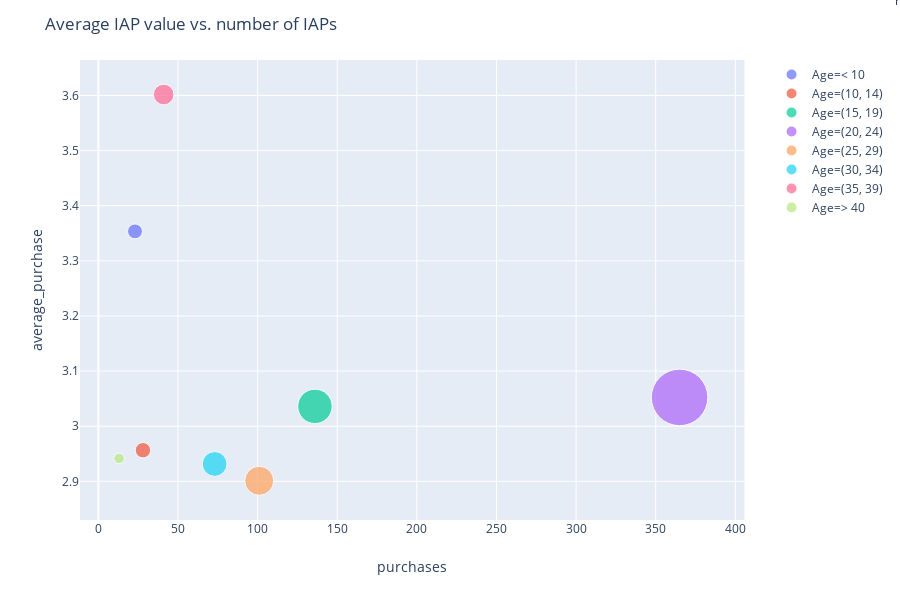

Notebook cell for this chart:
### Markdown cell above
The players who make the most of IAPs are between 20-24 years old. However, IAPs made by people between 35 and 39 years old are in average more profitable:

### Code cell
fig = px.scatter(purchases_age, 
                 y="average_purchase", 
                 x="purchases", 
                 size="value_purchases",
                 #text= "Age",
                 color="Age",
                 hover_name="Age", 
                 size_max=40)

fig.add_annotation(
            x=200,
            y=3.3,
            text="hi")

fig.update_layout(
    title_text = 'Average IAP value vs. number of IAPs')


fig.show()

### Figure 1 — Plotly figure (JSON) as saved in the notebook; plotly's stock layout.template omitted (floating-point values rounded to 4 significant figures)
{"data": [{"hoverlabel": {"namelength": 0}, "hovertemplate": "<b>%{hovertext}</b><br><br>Age=< 10<br>purchases=%{x}<br>average_purchase=%{y}<br>value_purchases=%{marker.size}", "hovertext": ["< 10"], "legendgroup": "Age=< 10", "marker": {"color": "#636efa", "size": [77.13], "sizemode": "area", "sizeref": 0.6963, "symbol": "circle"}, "mode": "markers", "name": "Age=< 10", "showlegend": true, "type": "scatter", "x": [23], "xaxis": "x", "y": [3.353], "yaxis": "y"}, {"hoverlabel": {"namelength": 0}, "hovertemplate": "<b>%{hovertext}</b><br><br>Age=(10, 14)<br>purchases=%{x}<br>average_purchase=%{y}<br>value_purchases=%{marker.size}", "hovertext": [[10, 14]], "legendgroup": "Age=(10, 14)", "marker": {"color": "#EF553B", "size": [82.78], "sizemode": "area", "sizeref": 0.6963, "symbol": "circle"}, "mode": "markers", "name": "Age=(10, 14)", "showlegend": true, "type": "scatter", "x": [28], "xaxis": "x", "y": [2.956], "yaxis": "y"}, {"hoverlabel": {"namelength": 0}, "hovertemplate": "<b>%{hovertext}</b><br><br>Age=(15, 19)<br>purchases=%{x}<br>average_purchase=%{y}<br>value_purchases=%{marker.size}", "hovertext": [[15, 19]], "legendgroup": "Age=(15, 19)", "marker": {"color": "#00cc96", "size": [412.9], "sizemode": "area", "sizeref": 0.6963, "symbol": "circle"}, "mode": "markers", "name": "Age=(15, 19)", "showlegend": true, "type": "scatter", "x": [136], "xaxis": "x", "y": [3.036], "yaxis": "y"}, {"hoverlabel": {"namelength": 0}, "hovertemplate": "<b>%{hovertext}</b><br><br>Age=(20, 24)<br>purchases=%{x}<br>average_purchase=%{y}<br>value_purchases=%{marker.size}", "hovertext": [[20, 24]], "legendgroup": "Age=(20, 24)", "marker": {"color": "#ab63fa", "size": [1114.0], "sizemode": "area", "sizeref": 0.6963, "symbol": "circle"}, "mode": "markers", "name": "Age=(20, 24)", "showlegend": true, "type": "scatter", "x": [365], "xaxis": "x", "y": [3.052], "yaxis": "y"}, {"hoverlabel": {"namelength": 0}, "hovertemplate": "<b>%{hovertext}</b><br><br>Age=(25, 29)<br>purchases=%{x}<br>average_purchase=%{y}<br>value_purchases=%{marker.size}", "hovertext": [[25, 29]], "legendgroup": "Age=(25, 29)", "marker": {"color": "#FFA15A", "size": [293.0], "sizemode": "area", "sizeref": 0.6963, "symbol": "circle"}, "mode": "markers", "name": "Age=(25, 29)", "showlegend": true, "type": "scatter", "x": [101], "xaxis": "x", "y": [2.901], "yaxis": "y"}, {"hoverlabel": {"namelength": 0}, "hovertemplate": "<b>%{hovertext}</b><br><br>Age=(30, 34)<br>purchases=%{x}<br>average_purchase=%{y}<br>value_purchases=%{marker.size}", "hovertext": [[30, 34]], "legendgroup": "Age=(30, 34)", "marker": {"color": "#19d3f3", "size": [214], "sizemode": "area", "sizeref": 0.6963, "symbol": "circle"}, "mode": "markers", "name": "Age=(30, 34)", "showlegend": true, "type": "scatter", "x": [73], "xaxis": "x", "y": [2.932], "yaxis": "y"}, {"hoverlabel": {"namelength": 0}, "hovertemplate": "<b>%{hovertext}</b><br><br>Age=(35, 39)<br>purchases=%{x}<br>average_purchase=%{y}<br>value_purchases=%{marker.size}", "hovertext": [[35, 39]], "legendgroup": "Age=(35, 39)", "marker": {"color": "#FF6692", "size": [147.7], "sizemode": "area", "sizeref": 0.6963, "symbol": "circle"}, "mode": "markers", "name": "Age=(35, 39)", "showlegend": true, "type": "scatter", "x": [41], "xaxis": "x", "y": [3.602], "yaxis": "y"}, {"hoverlabel": {"namelength": 0}, "hovertemplate": "<b>%{hovertext}</b><br><br>Age=> 40<br>purchases=%{x}<br>average_purchase=%{y}<br>value_purchases=%{marker.size}", "hovertext": ["> 40"], "legendgroup": "Age=> 40", "marker": {"color": "#B6E880", "size": [38.24], "sizemode": "area", "sizeref": 0.6963, "symbol": "circle"}, "mode": "markers", "name": "Age=> 40", "showlegend": true, "type": "scatter", "x": [13], "xaxis": "x", "y": [2.942], "yaxis": "y"}], "layout": {"annotations": [{"text": "hi", "x": 200, "xref": "paper", "y": 3.3, "yref": "paper"}], "height": 600, "legend": {"itemsizing": "constant", "tracegroupgap": 0}, "margin": {"t": 60}, "title": {"text": "Average IAP value vs. number of IAPs"}, "xaxis": {"anchor": "y", "domain": [0, 0.98], "title": {"text": "purchases"}}, "yaxis": {"anchor": "x", "domain": [0, 1], "title": {"text": "average_purchase"}}}}
